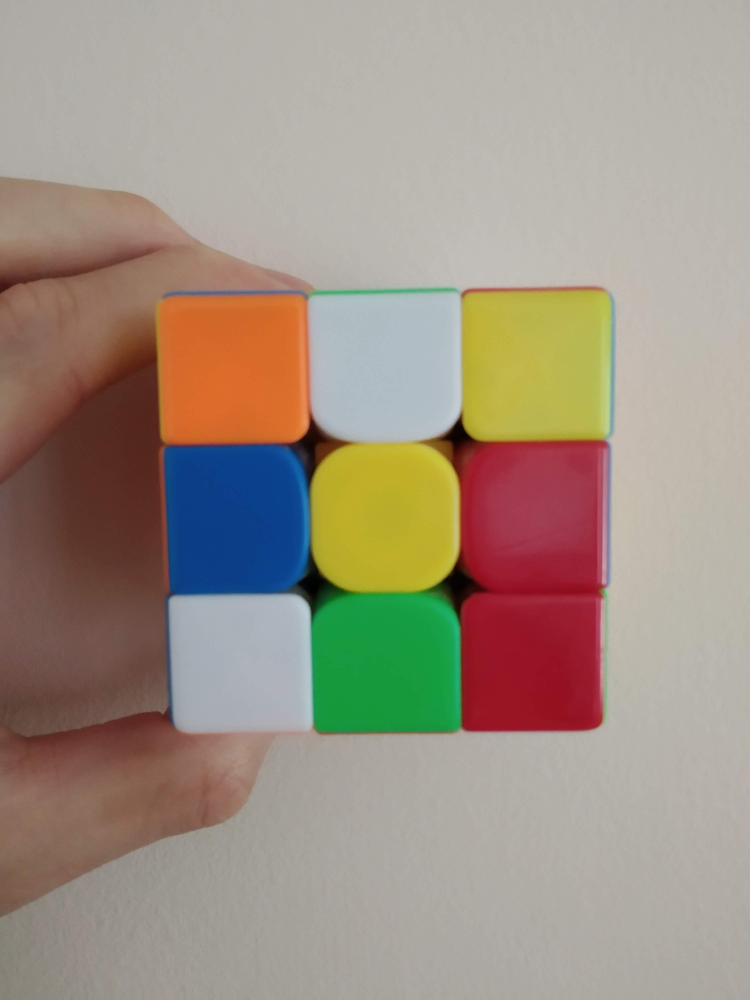
#> input picture cubrrr/cube_whitebg.jpg, 3000 x 4000 px (shown at 1/4 size)
$ python calibrate_bars.py
#> lines starting #> are read from the running program, lines starting #| are printed output that depends on the picture; after the words box and inside, x2 and y2 are one past the last pixel; in counts of white or black regions, pixels touching at a corner belong together
import cv2 as cv
import numpy as np

def waste(x):
    pass


colours = ["Red", "Blue", "Green", "Yellow", "Orange", "White"]
boundaries = [([132, 137, 117], [179, 255, 255]),
            ([96, 102, 60], [166, 255, 255]),
            ([56, 195, 0], [88, 255, 255]),
            ([25, 96, 179], [160, 211, 226]),
            ([0, 160, 178], [17, 255, 255]),
            ([45, 0, 137], [135, 128, 251])]

cube = cv.imread("cube_whitebg.jpg")
#> cube is the input picture: shape (4000, 3000, 3); mean B, G, R 132, 146, 159.3
img = cv.resize(cube, (300, 400), interpolation=cv.INTER_AREA)
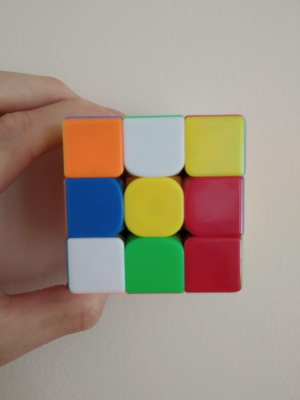
#> img: shape (400, 300, 3); mean B, G, R 132, 146, 159.3
hsv = cv.cvtColor(img, cv.COLOR_BGR2HSV)
#> hsv: shape (400, 300, 3); mean H, S, V 34.7, 68.5, 167.3
img_clone = img.copy()

user = input("Do you want to calibrate the HSV colour channels: Y/N")
#> the answer given: y

if user.lower() == "y":
    window_name = "HSV Value"
    cv.namedWindow(window_name, cv.WINDOW_AUTOSIZE)

    cv.createTrackbar("H MIN", "HSV Value", 0, 179, waste)
    cv.createTrackbar("S MIN", "HSV Value", 0, 255, waste)
    cv.createTrackbar("V MIN", "HSV Value", 0, 255, waste)
    cv.createTrackbar("H MAX", "HSV Value", 179, 179, waste)
    cv.createTrackbar("S MAX", "HSV Value", 255, 255, waste)
    cv.createTrackbar("V MAX", "HSV Value", 255, 255, waste)

    for i in range(6):
        while True:
            h_min = cv.getTrackbarPos("H MIN", "HSV Value")
            s_min = cv.getTrackbarPos("S MIN", "HSV Value")
            v_min = cv.getTrackbarPos("V MIN", "HSV Value")
            h_max = cv.getTrackbarPos("H MAX", "HSV Value")
            s_max = cv.getTrackbarPos("S MAX", "HSV Value")
            v_max = cv.getTrackbarPos("V MAX", "HSV Value")

            lower = np.array([h_min, s_min, v_min])
            upper = np.array([h_max, s_max, v_max])

            mask = cv.inRange(hsv, lower, upper)
#> mask: shape (400, 300); every value is 255
            result = cv.bitwise_and(img, img, mask=mask)

            cv.putText(img_clone, "Find " + colours[i], (10, 30), cv.FONT_HERSHEY_SIMPLEX, 1, (0, 0, 255), 2)
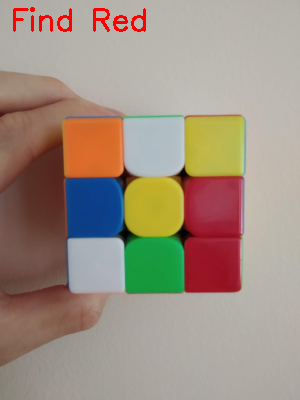
#> img_clone: shape (400, 300, 3); 0.82% of pixels changed, all inside (x1, y1, x2, y2) = (13, 7, 146, 32)

            cv.imshow("Original", img_clone)
            cv.imshow("Mask", mask)
            cv.imshow("Frame Mask", result)
            key = cv.waitKey(1)
#> (key Esc is pressed here)
            if key == 27:
                break

        img_clone = img.copy()

        boundaries.append((lower.tolist(), upper.tolist()))

        cv.destroyWindow("Original")
        cv.destroyWindow("Mask")
        cv.destroyWindow("Frame Mask")

    print(boundaries)

print("past calibration")

#find the actual squares of colour
col_count = 0
for (lower, upper) in boundaries:
    colours = ["Red", "Blue", "Green", "Yellow", "Orange", "White"]


    lower = np.array(lower, dtype='uint8')
    upper = np.array(upper, dtype='uint8')

    mask = cv.inRange(hsv, lower, upper)
    mask = cv.dilate(mask, (20,20))
    # cv.imshow("mask", mask)

    out = cv.bitwise_and(img, img, mask=mask)
    # cv.imshow("processed" + str(count), out)

    temp = img.copy()
    contours, hier = cv.findContours(mask, cv.RETR_TREE, cv.CHAIN_APPROX_SIMPLE)

    for pic, contour in enumerate(contours):
        area = cv.contourArea(contour)
        if 500 < area < 6200:
            x, y, w, h = cv.boundingRect(contour)
            temp = cv.rectangle(temp, (x, y), (x + w, y + h), (0, 0, 255), 2)
            cv.putText(temp, colours[col_count], (x, y), cv.FONT_HERSHEY_SIMPLEX, 1.0, (0, 0, 0), 2)

    col_count += 1
    cv.imshow("cube after", temp)
    cv.waitKey(0)
#> this loop made 12 passes
#> pass 1, `mask = cv.inRange(hsv, lower, upper)`:
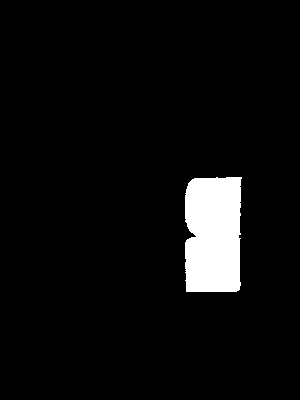
#> mask: shape (400, 300); 5.1% white; 1 white region, box (x1, y1, x2, y2) and area: (185, 177, 242, 292) 6159
#> pass 1, `out = cv.bitwise_and(img, img, mask=mask)`:
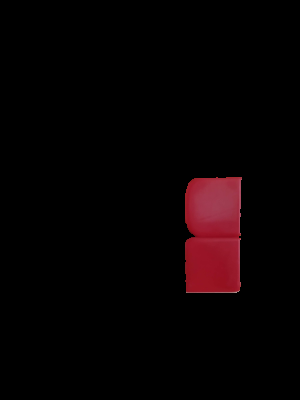
#> out: shape (400, 300, 3); mean B, G, R 2.8, 1.8, 8.1
#> pass 1, `cv.imshow("cube after", temp)`:
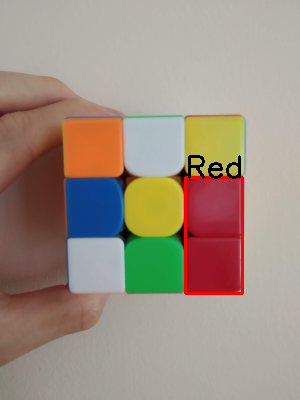
#> window 'cube after': shape (400, 300, 3); mean B, G, R 131, 144.5, 159.4
#> after the loop, col_count = 12

cv.waitKey(0)
